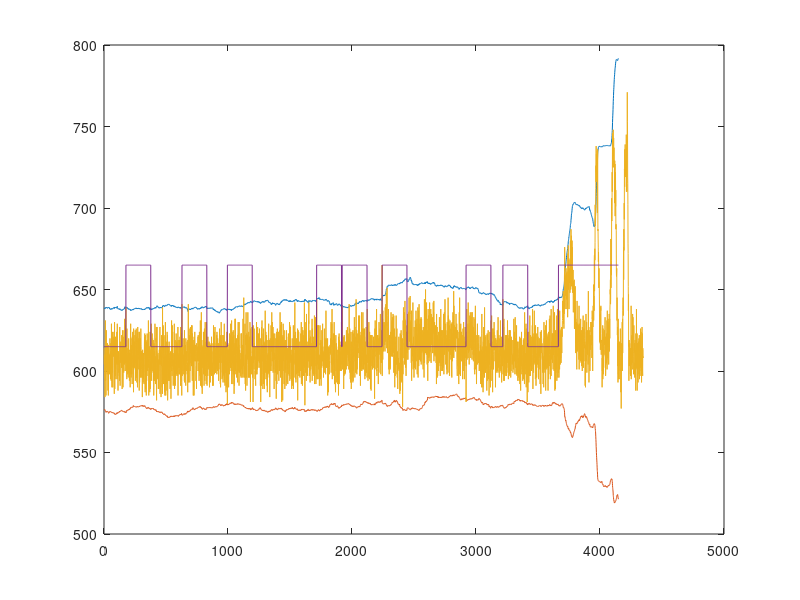

The MATLAB source for this figure:
% This file shows an attempt to make sense of data sampled by the system
% The data was gatherd as follows:
%   - rawdata_noobject.txt contains data with no object in its los
%   - rawdata_coffecup.txt contains data with a coffeecup at the edge of
%     the los standing on the floor
%   - rawdata_cofeecup_fewerdist contains data with a coffeecup at the edne
%     of the los but much closer to the light and photo diode
%
% Main method tried in this file: Original algorithem. This clearly shows
% a lot of shortcomings

clear all
f = csvread('rawdata_noobject.txt')
j = csvread('rawdata_coffecup.txt')
k = csvread('rawdata_cofeecup_fewerdist.txt')
f = [(f(:,1));(j(:,1));(k(:,1))] 

d = 200 %samples in main std
i = 0;
gs = std(f(1:d))
gm = mean(f(1:d))
res = 0;
[N  dc] = size(f)
for n = 1:1:N-400
    gs = [gs std(f(n:n+d))];
    gm = [gm mean(f(n:n+d))];
    if(res(n) == 0)
        res = [res ((f(n+d) < gm(n)-3*gs(n)) | (f(n+d) > gm(n)+3*gs(n)))];
    else
        i = i + 1;
        if i > d
            if(gs(n) > 15)
                res = [res 1];
            else
                res = [res 0];
                i = 0;
            end
        else
            res = [res 1];
        end
    end
end

plot(gm+3*gs)
hold on
plot(gm-3*gs)
plot(f(d:N))
plot(mean(f)+res*50)